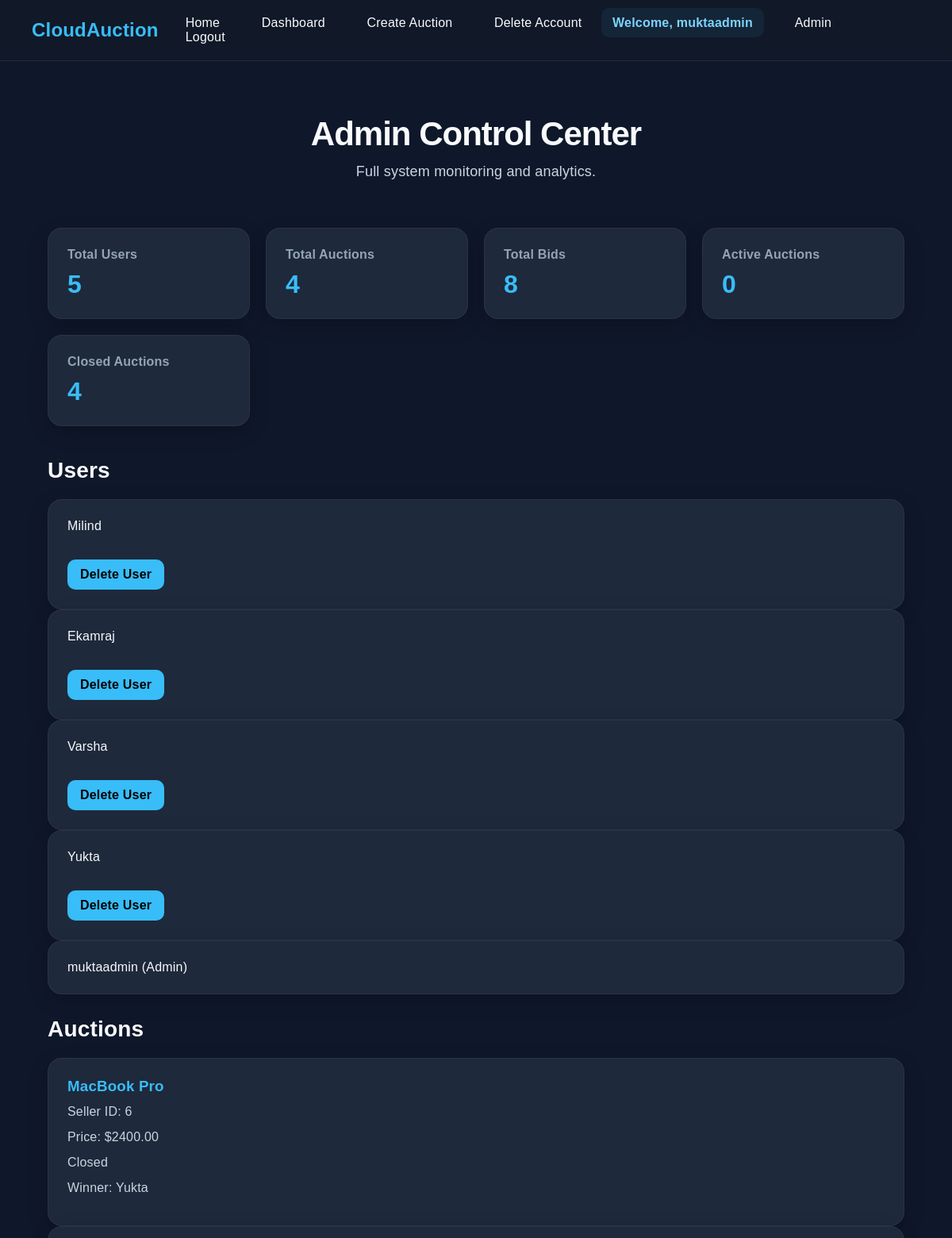
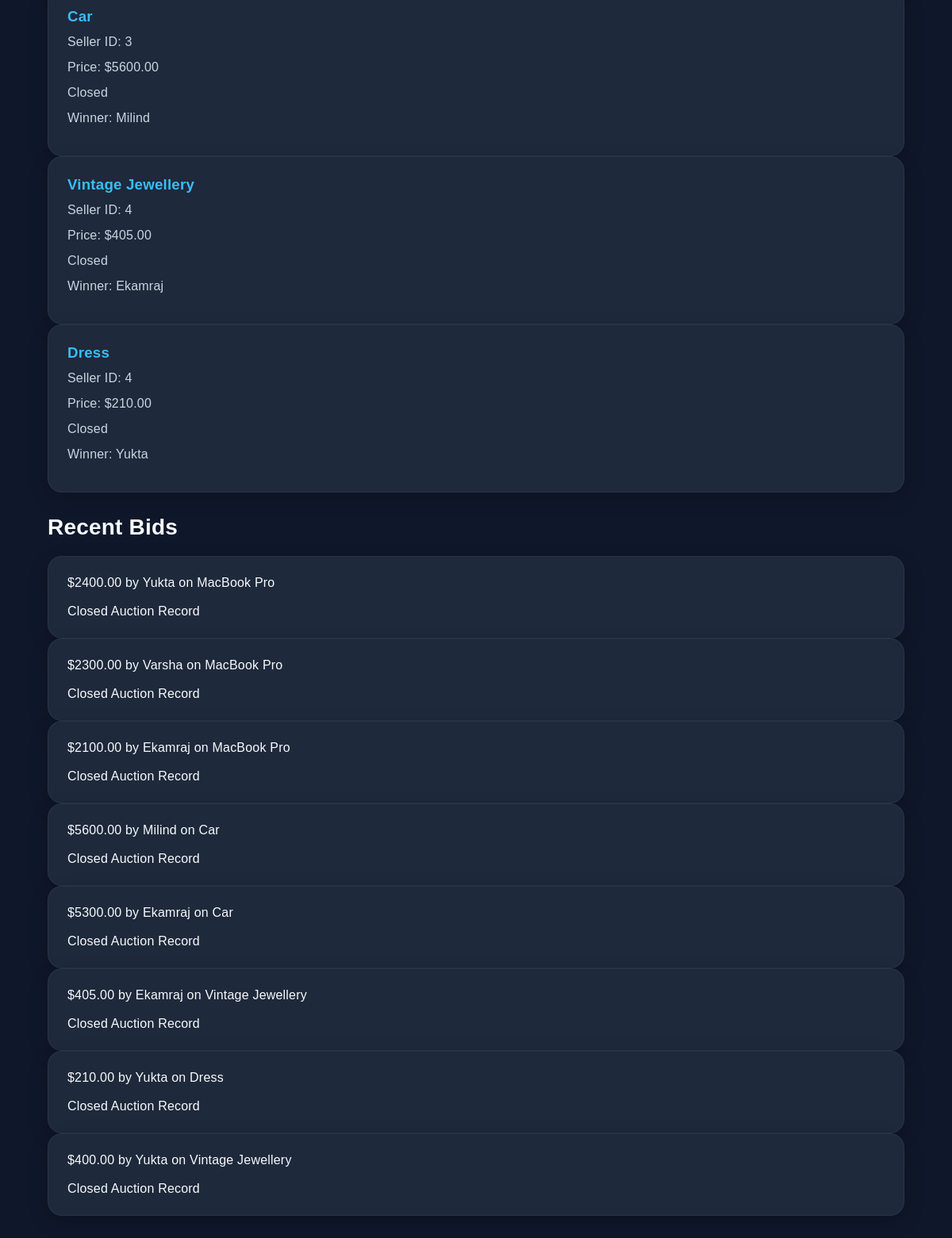
The page /admin (signed in) on the database its author committed (2 pictures, top to bottom).
### models.py (models this page shows, shortened)
class User(UserMixin, db.Model):
    __tablename__ = "users"
    id = db.Column(db.Integer, primary_key=True)
    username = db.Column(db.String(80), unique=True, nullable=False)
    password_hash = db.Column(db.String(255), nullable=False)
    is_admin = db.Column(db.Boolean, default=False)
    auctions = db.relationship(
        "Auction",
        foreign_keys="Auction.seller_id",
        backref="seller",
        lazy=True
    )
    won_auctions = db.relationship(
        "Auction",
        foreign_keys="Auction.winner_id",
        backref="winner",
        lazy=True
    )
    bids = db.relationship("Bid", backref="bidder", lazy=True)

class Auction(db.Model):
    __tablename__ = "auctions"
    id = db.Column(db.Integer, primary_key=True)
    title = db.Column(db.String(150), nullable=False)
    description = db.Column(db.Text, nullable=True)
    category = db.Column(db.String(50), default="Other")
    starting_price = db.Column(db.Float, nullable=False)
    current_price = db.Column(db.Float, nullable=False)
    is_active = db.Column(db.Boolean, default=True)
    restart_count = db.Column(db.Integer, default=0)
    created_at = db.Column(db.DateTime, default=datetime.utcnow)
    end_time = db.Column(db.DateTime, nullable=False)
    seller_id = db.Column(db.Integer, db.ForeignKey("users.id"), nullable=False)
    winner_id = db.Column(db.Integer, db.ForeignKey("users.id"), nullable=True)
    bids = db.relationship("Bid", backref="auction", lazy=True, cascade="all, delete-orphan")

class Bid(db.Model):
    __tablename__ = "bids"
    id = db.Column(db.Integer, primary_key=True)
    amount = db.Column(db.Float, nullable=False)
    created_at = db.Column(db.DateTime, default=datetime.utcnow)
    bidder_id = db.Column(db.Integer, db.ForeignKey("users.id"), nullable=False)
    auction_id = db.Column(db.Integer, db.ForeignKey("auctions.id"), nullable=False)

### app.py (the view)
@app.route("/admin")
@login_required
def admin():
    if not current_user.is_admin:
        flash("Access denied.")
        return redirect(url_for("home"))
    total_users = User.query.count()
    total_auctions = Auction.query.count()
    total_bids = Bid.query.count()
    active_auctions = Auction.query.filter_by(is_active=True).count()
    closed_auctions = Auction.query.filter_by(is_active=False).count()
    users = User.query.order_by(User.id.desc()).all()
    auctions = Auction.query.order_by(Auction.id.desc()).all()
    bids = Bid.query.order_by(Bid.id.desc()).limit(20).all()
    return render_template(
        "admin.html",
        total_users=total_users,
        total_auctions=total_auctions,
        total_bids=total_bids,
        active_auctions=active_auctions,
        closed_auctions=closed_auctions,
        users=users,
        auctions=auctions,
        bids=bids
    )

### models.py (called while the page is built)
@login_manager.user_loader
def load_user(user_id):
    return User.query.get(int(user_id))

### templates/admin.html
{% extends "base.html" %}
{% block content %}
<section class="hero">
<h1>Admin Control Center</h1>
<p>Full system monitoring and analytics.</p>
</section>
<div class="stats-grid">
<div class="stat-card">
<h3>Total Users</h3>
<p>{{ total_users }}</p>
</div>
<div class="stat-card">
<h3>Total Auctions</h3>
<p>{{ total_auctions }}</p>
</div>
<div class="stat-card">
<h3>Total Bids</h3>
<p>{{ total_bids }}</p>
</div>
<div class="stat-card">
<h3>Active Auctions</h3>
<p>{{ active_auctions }}</p>
</div>
<div class="stat-card">
<h3>Closed Auctions</h3>
<p>{{ closed_auctions }}</p>
</div>
</div>
<section class="auction-section">
<h2>Users</h2>
{% for user in users %}
<div class="auction-card">
{{ user.username }}
{% if user.is_admin %}
(Admin)
{% endif %}
{% if not user.is_admin %}
<br><br>
<a href="/admin/delete-user/{{ user.id }}" class="view-btn">
Delete User
</a>
{% endif %}
</div>
{% endfor %}
</section>
<section class="auction-section">
<h2>Auctions</h2>
{% for auction in auctions %}
<div class="auction-card">
<h3>{{ auction.title }}</h3>
<p>Seller ID: {{ auction.seller_id }}</p>
<p>Price: ${{ "%.2f"|format(auction.current_price) }}</p>
<p>
{% if auction.is_active %}
Live
{% else %}
Closed
{% endif %}
</p>
{% if auction.winner %}
<p>Winner: {{ auction.winner.username }}</p>
{% endif %}
</div>
{% endfor %}
</section>
<section class="auction-section">
<h2>Recent Bids</h2>
{% for bid in bids %}
<div class="auction-card">
${{ "%.2f"|format(bid.amount) }}
by {{ bid.bidder.username }}
on {{ bid.auction.title }}
<br><br>
{% if bid.auction.is_active %}
<a href="/admin/delete-bid/{{ bid.id }}" class="view-btn">
Delete Bid
</a>
{% else %}
<span>Closed Auction Record</span>
{% endif %}
</div>
{% endfor %}
</section>
{% endblock %}

### templates/base.html (shortened to what this page needs)
<!DOCTYPE html>
<html lang="en">
<head>
<link rel="stylesheet" href="{{ url_for('static', filename='css/style.css') }}">
</head>
<body>
<nav class="navbar">
    <div class="logo">CloudAuction</div>
    <div class="nav-links">
        {% if current_user.is_authenticated %}
            <a href="/">Home</a>
            <a href="/dashboard">Dashboard</a>
            <a href="/create-auction">Create Auction</a>
            <a href="/delete-account">Delete Account</a>
            <span class="welcome-user">Welcome, {{ current_user.username }}</span>
            {% if current_user.is_authenticated and current_user.is_admin %}
            <a href="/admin">Admin</a>
            {% endif %}
            <a href="/logout">Logout</a>
        {% else %}
            <a href="/">Home</a>
            <a href="/login">Login</a>
            <a href="/register">Register</a>
        {% endif %}
    </div>
</nav>
<div class="container">
{% block content %}{% endblock %}
</div>
</body>
</html>

### static/css/style.css (style rules this page uses)
* { margin: 0; padding: 0; box-sizing: border-box; }
body { font-family: Arial, sans-serif; background: #0f172a; color: #f8fafc; }
.navbar { display: flex; justify-content: space-between; align-items: center; padding: 20px 40px; background: #111827; border-bottom: 1px solid rgba(255,255,255,0.08); }
.logo { font-size: 24px; font-weight: bold; color: #38bdf8; }
.nav-links a { color: #f8fafc; text-decoration: none; margin-left: 20px; }
.container { width: 90%; max-width: 1200px; margin: 40px auto; }
.hero { text-align: center; margin-bottom: 50px; }
.hero h1 { font-size: 42px; margin-bottom: 15px; }
.hero p { font-size: 18px; color: #cbd5e1; }
.auction-section h2 { margin-bottom: 20px; font-size: 28px; }
.auction-card { background: #1e293b; padding: 24px; border-radius: 18px; box-shadow: 0 8px 24px rgba(0,0,0,0.2); transition: transform 0.2s ease; }
.auction-card h3 { margin-bottom: 12px; color: #38bdf8; }
.auction-card p { margin-bottom: 14px; color: #cbd5e1; }
.view-btn { display: inline-block; margin-top: 15px; padding: 10px 16px; background: #38bdf8; color: black; text-decoration: none; border-radius: 10px; font-weight: bold; }
.stats-grid { display: grid; grid-template-columns: repeat(auto-fit, minmax(220px, 1fr)); gap: 20px; margin-bottom: 40px; }
.stat-card { background: #1e293b; padding: 24px; border-radius: 18px; box-shadow: 0 8px 24px rgba(0,0,0,0.2); }
.stat-card h3 { color: #94a3b8; font-size: 16px; margin-bottom: 10px; }
.stat-card p { font-size: 32px; font-weight: bold; color: #38bdf8; }
html { scroll-behavior: smooth; }
body { letter-spacing: 0.2px; }
.navbar { position: sticky; top: 0; z-index: 1000; backdrop-filter: blur(10px); }
.nav-links a { padding: 10px 14px; border-radius: 10px; transition: all 0.25s ease; }
.hero { padding: 30px 0 10px 0; }
.hero h1 { line-height: 1.05; letter-spacing: -1px; }
.hero p { max-width: 820px; margin: 0 auto; }
.auction-card, .stat-card, .form-box { border: 1px solid rgba(255,255,255,0.05); transition: transform 0.22s ease, box-shadow 0.22s ease; }
.view-btn, .form-box button { transition: all 0.22s ease; }
.auction-section { margin-top: 28px; }
.welcome-user { color: #7dd3fc; font-weight: bold; padding: 10px 14px; background: rgba(56,189,248,0.08); border-radius: 10px; margin-left: 6px; }

### rows shown on the page
User: username "muktaadmin", is_admin "(Admin)"
User: username "Milind"
User: username "Ekamraj"
User: username "Varsha"
User: username "Yukta"
Auction: title "MacBook Pro", seller_id "6", current_price "2400.00", is_active "Closed", winner.username "Yukta"
Auction: title "Car", seller_id "3", current_price "5600.00", is_active "Closed", winner.username "Milind"
Auction: title "Vintage Jewellery", seller_id "4", current_price "405.00", is_active "Closed", winner.username "Ekamraj"
Auction: title "Dress", seller_id "4", current_price "210.00", is_active "Closed", winner.username "Yukta"
Bid: amount "2400.00", bidder.username "Yukta", auction "MacBook Pro"
Bid: amount "2300.00", bidder.username "Varsha", auction "MacBook Pro"
Bid: amount "2100.00", bidder.username "Ekamraj", auction "MacBook Pro"
Bid: amount "5600.00", bidder.username "Milind", auction "Car"
Bid: amount "5300.00", bidder.username "Ekamraj", auction "Car"
Bid: amount "405.00", bidder.username "Ekamraj", auction "Vintage Jewellery"
Bid: amount "210.00", bidder.username "Yukta", auction "Dress"
Bid: amount "400.00", bidder.username "Yukta", auction "Vintage Jewellery"

### other values the page prints
{{ total_users }} "5"
{{ total_auctions }} "4"
{{ total_bids }} "8"
{{ active_auctions }} "0"
{{ closed_auctions }} "4"
